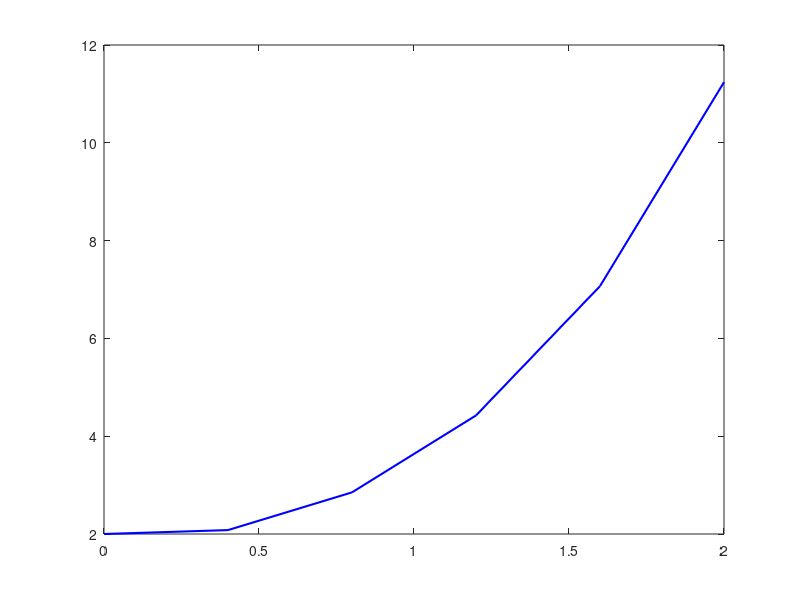

Source code (MATLAB):
% Skript som implementerer Eulers midtpunktsmetode for 
% ei differensiallikning av andre orden.
% Input: Startkravet y(x0)=y0, y'(x0)=u0 og F(x,y),
% som definerer differensiallikninga ved
% Y'=F(x,Y), der Y=[y, u]^T.
% Merk at skriptet skil mellom "Y", som er ein vektor i R^2,
% og skalaren "y".
% Skriptet tar talet på steg N som input.

% Startkrav og maksimal x-verdi
x0=0;
y0=2;
u0=-1;
xMax=2;

% Differensiallikning
F=@(x,Y) [Y(2); -Y(2)+2*Y(1)+2*x+1];

% Steglengda
N=input('Gi talet på steg: ');
h=(xMax-x0)/N;

% Lagar vektorar
xVektor=x0:h:xMax;
yVektor=zeros(1,N+1);
yVektor(:,1)=y0;

% Initerar x og Y
x=x0;
Y=[y0; u0];

% for-løkke som implementerer Eulers metode
for indeks=1:N
% Eulers midtpunktsmetode
  xHatt=x+h/2;
  YHatt=Y+F(x,Y)*h/2;
  Y=Y+F(xHatt,YHatt)*h;
% Oppdaterer vektor med y-verdiar
  yVektor(indeks+1)=Y(1);
% Oppdaterer x
  x=x+h;
end



% Plottar resultatet
plot(xVektor,yVektor,'b-','linewidth',1.5)
